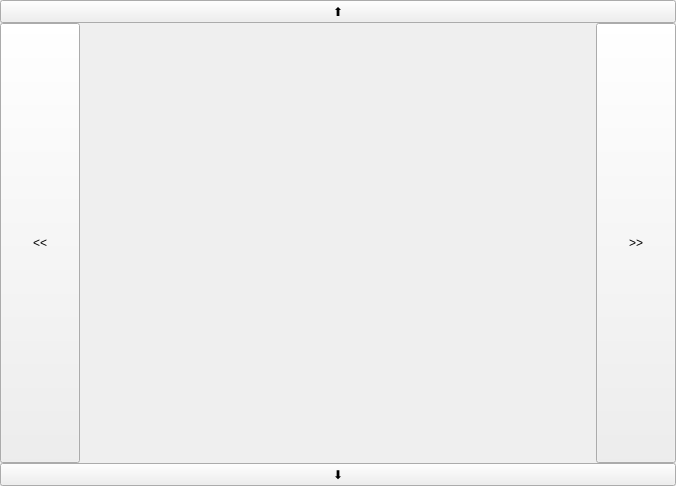
<?xml version="1.0" encoding="UTF-8"?>
<ui version="4.0">
 <class>Ly_VideoRealTimeContainterWgt</class>
 <widget class="QWidget" name="Ly_VideoRealTimeContainterWgt">
  <property name="geometry">
   <rect>
    <x>0</x>
    <y>0</y>
    <width>676</width>
    <height>486</height>
   </rect>
  </property>
  <property name="minimumSize">
   <size>
    <width>1</width>
    <height>0</height>
   </size>
  </property>
  <property name="windowTitle">
   <string>Form</string>
  </property>
  <property name="styleSheet">
   <string notr="true"/>
  </property>
  <layout class="QVBoxLayout" name="verticalLayout">
   <property name="spacing">
    <number>0</number>
   </property>
   <property name="leftMargin">
    <number>0</number>
   </property>
   <property name="topMargin">
    <number>0</number>
   </property>
   <property name="rightMargin">
    <number>0</number>
   </property>
   <property name="bottomMargin">
    <number>0</number>
   </property>
   <item>
    <widget class="QPushButton" name="topBtn">
     <property name="sizePolicy">
      <sizepolicy hsizetype="Expanding" vsizetype="Minimum">
       <horstretch>0</horstretch>
       <verstretch>0</verstretch>
      </sizepolicy>
     </property>
     <property name="minimumSize">
      <size>
       <width>0</width>
       <height>0</height>
      </size>
     </property>
     <property name="text">
      <string>⬆</string>
     </property>
    </widget>
   </item>
   <item>
    <layout class="QHBoxLayout" name="horizontalLayout" stretch="0,1,0">
     <property name="spacing">
      <number>0</number>
     </property>
     <item>
      <widget class="QPushButton" name="LeftBtn">
       <property name="sizePolicy">
        <sizepolicy hsizetype="Minimum" vsizetype="Expanding">
         <horstretch>0</horstretch>
         <verstretch>0</verstretch>
        </sizepolicy>
       </property>
       <property name="minimumSize">
        <size>
         <width>0</width>
         <height>0</height>
        </size>
       </property>
       <property name="text">
        <string>&lt;&lt;</string>
       </property>
      </widget>
     </item>
     <item>
      <widget class="QWidget" name="widget" native="true">
       <property name="sizePolicy">
        <sizepolicy hsizetype="Expanding" vsizetype="Expanding">
         <horstretch>0</horstretch>
         <verstretch>0</verstretch>
        </sizepolicy>
       </property>
      </widget>
     </item>
     <item>
      <widget class="QPushButton" name="rightBtn">
       <property name="sizePolicy">
        <sizepolicy hsizetype="Minimum" vsizetype="Expanding">
         <horstretch>0</horstretch>
         <verstretch>0</verstretch>
        </sizepolicy>
       </property>
       <property name="minimumSize">
        <size>
         <width>0</width>
         <height>0</height>
        </size>
       </property>
       <property name="text">
        <string>&gt;&gt;</string>
       </property>
      </widget>
     </item>
    </layout>
   </item>
   <item>
    <widget class="QPushButton" name="downBtn">
     <property name="sizePolicy">
      <sizepolicy hsizetype="Expanding" vsizetype="Minimum">
       <horstretch>0</horstretch>
       <verstretch>0</verstretch>
      </sizepolicy>
     </property>
     <property name="minimumSize">
      <size>
       <width>0</width>
       <height>0</height>
      </size>
     </property>
     <property name="text">
      <string>⬇</string>
     </property>
    </widget>
   </item>
  </layout>
 </widget>
 <resources/>
 <connections/>
</ui>
